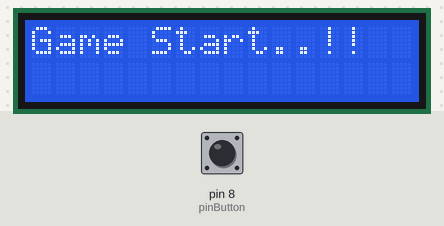
The sketch below on a simulated Arduino Uno, built with avr-gcc and run on an emulated ATmega328P. Parts: 16×2 character LCD. Inputs (shaded band) come from the test bench; at power-on: pin 8 (pinButton) HIGH.

Above: at 0.1 s.
At 1.1 s:
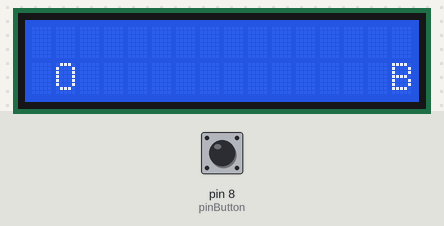
At 2.2 s:
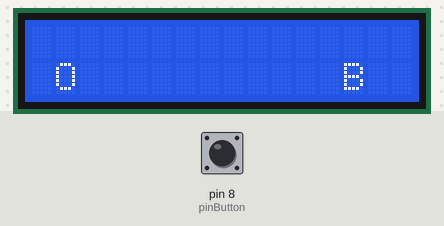
At 4.2 s:
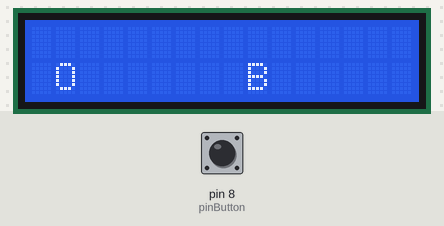
At 6.2 s:
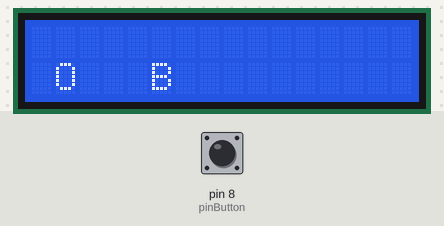
At 8.2 s:
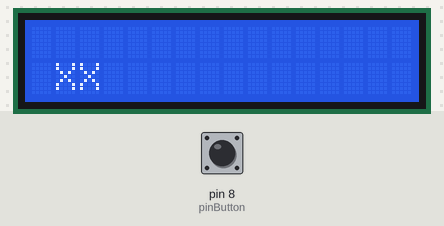

The sketch:

sketch_lcd_switch.ino
```cpp
#include <Wire.h>  // Wire 헤더파일 호출
#include <LiquidCrystal_I2C.h>  // LiquidCrystal_I2C 헤더파일 호출

LiquidCrystal_I2C lcd(0x3f, 16, 2); // LCD의 address 주소 및 크기 입력

int pinButton = 8;
int jumpPoint = 0;

boolean button = true;

void setup() {

  lcd.init();  // LCD 초기화

  lcd.backlight();  // LCD 백라이트 함수

  // 버튼 설정
  pinMode(pinButton, INPUT_PULLUP);

  // 게임 시작
  lcd.setCursor(0, 0);
  lcd.print("Game Start..!!");
  delay(1000);

  //---------------------------------------------------------
  // 아래부터는 LCD Function
  //---------------------------------------------------------
  lcd.clear();

  for(int i=15; i>0; i--) {

    // 버튼을 눌렸는지 확인한다. (눌렀을때 : false, 안눌렀을때 : true)
    // 눌렀을 때 점프동작
    if(digitalRead(pinButton) == false) {

      //점수 추가
      addJumpPoint();

      //점프
      printJumpIcon();

      //폭탄
      printBump(i);

    // 안눌렀을 때 제자리
    } else {

      // 걷기 동작
      printWalkIcon();

     if(i == 1) {
      lcd.setCursor(1,1);
      lcd.print("XX");
     } else {
      lcd.setCursor(i,1);
      lcd.print("B ");
     }
    }

    delay(500);
  }
}

void loop() {

}

void addJumpPoint() {
  jumpPoint++;
  lcd.setCursor(15,0);
  lcd.print(jumpPoint);
}

void printJumpIcon() {
      lcd.setCursor(1, 0);
      lcd.print("O");
      lcd.setCursor(1, 1);
      lcd.print(" ");
}

void printWalkIcon() {
      lcd.setCursor(1, 0);
      lcd.print(" ");
      lcd.setCursor(1, 1);
      lcd.print("O");
}

void printBump(int i) {
      lcd.setCursor(i,1);
      lcd.print("B ");
}
```

Measured:
- what the display in image 1 shows lasts 0.5 s, from 1.1 s to 1.6 s
